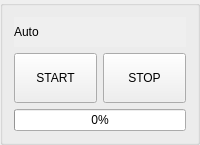
         <widget class="QGroupBox" name="groupBox">
          <property name="maximumSize">
           <size>
            <width>200</width>
            <height>180</height>
           </size>
          </property>
          <property name="title">
           <string/>
          </property>
          <layout class="QVBoxLayout" name="verticalLayout_8">
           <item>
            <widget class="QLabel" name="test_name">
             <property name="minimumSize">
              <size>
               <width>0</width>
               <height>30</height>
              </size>
             </property>
             <property name="maximumSize">
              <size>
               <width>16777215</width>
               <height>30</height>
              </size>
             </property>
             <property name="autoFillBackground">
              <bool>true</bool>
             </property>
             <property name="text">
              <string>Auto</string>
             </property>
            </widget>
           </item>
           <item>
            <layout class="QGridLayout" name="gridLayout_3">
             <property name="leftMargin">
              <number>0</number>
             </property>
             <item row="0" column="0">
              <widget class="QPushButton" name="START_STR">
               <property name="minimumSize">
                <size>
                 <width>50</width>
                 <height>50</height>
                </size>
               </property>
               <property name="text">
                <string>START</string>
               </property>
              </widget>
             </item>
             <item row="0" column="1">
              <widget class="QPushButton" name="STOP_STP">
               <property name="minimumSize">
                <size>
                 <width>50</width>
                 <height>50</height>
                </size>
               </property>
               <property name="text">
                <string>STOP</string>
               </property>
              </widget>
             </item>
            </layout>
           </item>
           <item>
            <layout class="QGridLayout" name="gridLayout_4">
             <property name="leftMargin">
              <number>0</number>
             </property>
             <item row="0" column="0">
              <widget class="QProgressBar" name="progressBar">
               <property name="value">
                <number>0</number>
               </property>
              </widget>
             </item>
            </layout>
           </item>
          </layout>
         </widget>
